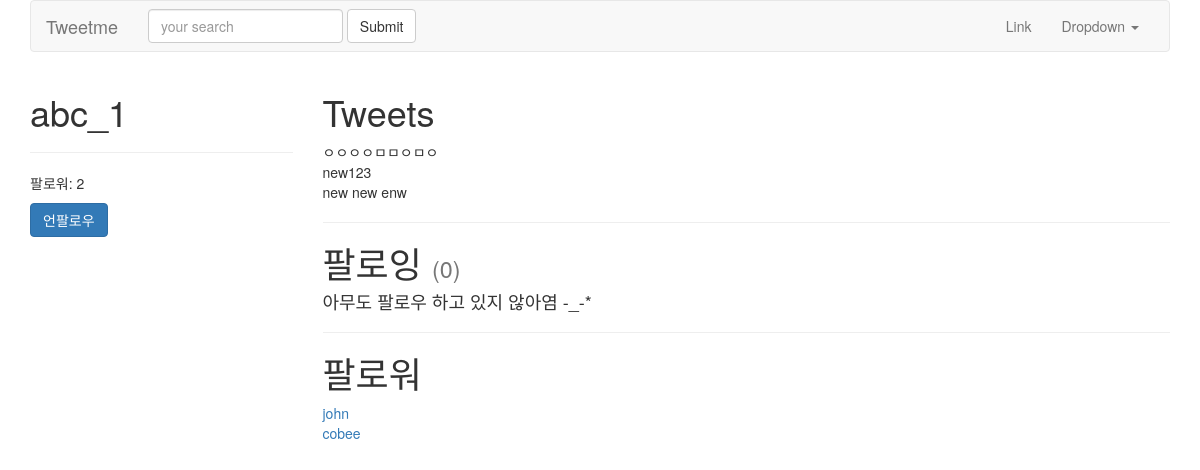
The page /abc_1/ (signed in) on the database its author committed.
### tweets/models.py (models this page shows, shortened)
class Tweet(models.Model):
	parent    = models.ForeignKey("self", blank=True, null=True)
	user	  = models.ForeignKey(settings.AUTH_USER_MODEL)
	content   = models.CharField(max_length=140, validators=[validate_content])
	updated   = models.DateTimeField(auto_now=True)
	timestamp = models.DateTimeField(auto_now_add=True)
	objects = TweetManager()
	def __str__(self):
		return str(self.content)
	class Meta:
		ordering = ['-timestamp']

### accounts/models.py (models this page shows, shortened)
class UserProfile(models.Model):
	user = models.OneToOneField(settings.AUTH_USER_MODEL, related_name='profile')
	following = models.ManyToManyField(settings.AUTH_USER_MODEL, blank=True, related_name='followed_by')
	objects = UserProfileManager()
	def get_following(self):
		users = self.following.all()
		return users.exclude(username=self.user.username)
	def get_follow_url(self):
		return reverse_lazy("profiles:follow", kwargs={"username":self.user.username})

### accounts/views.py (the view)
# urls.py: url(r'^(?P<username>[\w.@+-]+)/$', UserDetailView.as_view(), name='detail'),
class UserDetailView(DetailView):
	template_name = 'accounts/user_detail.html'
	queryset = User.objects.all()
	def get_object(self):
		return get_object_or_404(
			User,
			username__iexact=self.kwargs.get("username")
			)
	def get_context_data(self, *args, **kwargs):
		context = super(UserDetailView, self).get_context_data(*args, **kwargs)
		following = UserProfile.objects.is_following(self.request.user, self.get_object())
		context['following'] = following
		return context

### accounts/models.py (called while the page is built)
	def all(self):
		qs = self.get_queryset().all()
		try:
			if self.instance:
				qs = qs.exclude(user=self.instance)
		except:
			pass
		return qs

	def is_following(self, user, followed_by_user):
		user_profile, created = UserProfile.objects.get_or_create(user=user)
		if created:
			return False
		if followed_by_user in user_profile.following.all():
			return True
		return False

### accounts/templates/accounts/user_detail.html
{% extends "base.html" %}
{% block content %}
<div class='row'>
    <div class='col-sm-3 col-xs-12'>
        <h1>{{ object.username }} </h1>
        <hr/>
        <p>팔로워: {{ object.followed_by.all.count }}</p>
        <p>
        	<a href='{{ object.profile.get_follow_url }}'><button type="button" class="btn btn-primary">
        		{% if following %}
        			언팔로우
        		{% else %}
        			팔로우
        		{% endif %}
        	</button></a>
        </p>
    </div>
    <div class='col-sm-9 col-xs-12'>
         <h1>Tweets</h1>
         {% for tweet in object.tweet_set.all %}
         {{ tweet }}<br/>
         {% endfor %}
         <hr/>
         <h1>팔로잉 <small>({{ object.profile.get_following.count }})</small></h1>
         	{% for user in object.profile.get_following %}
         		<a href="/{{ user.username }}">{{ user.username }}</a><br/>
         	{% empty %}
         		<h4>아무도 팔로우 하고 있지 않아염 -_-*</h4>
         	{% endfor %}
		<hr/>
        <h1>팔로워</h1>
        	{% for profile in object.followed_by.all %}
         		<a href="/{{ profile.user.username }}">{{ profile.user.username }}</a><br/>
         	{% empty %}
         		<h4>아무도 너따위 팔로우 안하네영 ㅎㅎ >_< </h4>
         	{% endfor %}
    </div>
</div>
{% endblock content %}

### rows shown on the page
Tweet: content "ㅇㅇㅇㅇㅁㅁㅇㅁㅇ"
Tweet: content "new123"
Tweet: content "new new enw"
UserProfile: user.username "john"
UserProfile: user.username "cobee"

### other values the page prints
{{ object.username }} "abc_1"
{{ object.followed_by.all.count }} "2"
{{ object.profile.get_following.count }} "0"
